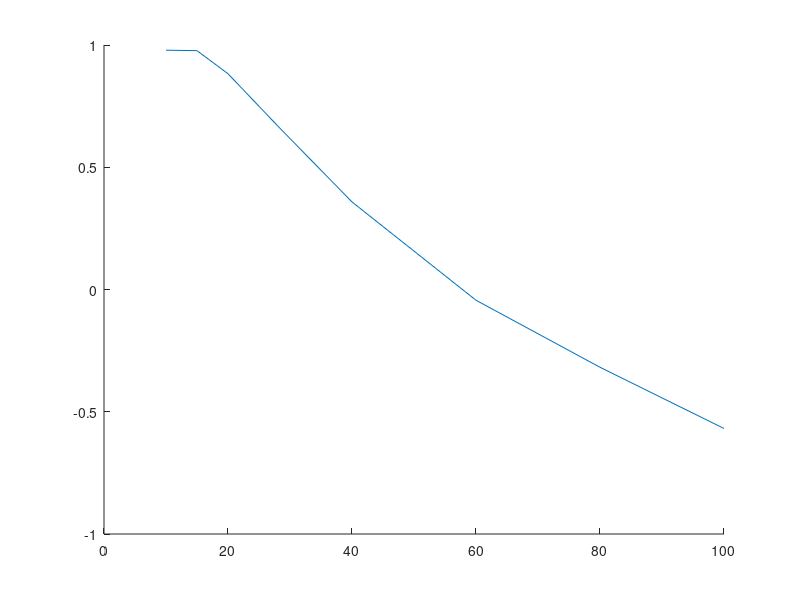

MATLAB code for this plot: (Note: this script raises an error after producing the figure.)
distancesCM =[10; 15; 20; 28; 40; 60; 80; 100];
val = [545; 544; 495; 400; 293; 196; 149; 116];
clean_val = 5/1024.*val;
hold on
plot(distancesCM,log(clean_val))
[r,m,b]=regression(distancesCM,clean_val,'one');

goodD = (log(val)-b)/m;

%% Our Model is D=(e^log(val)-2.7896)/-0.0253
